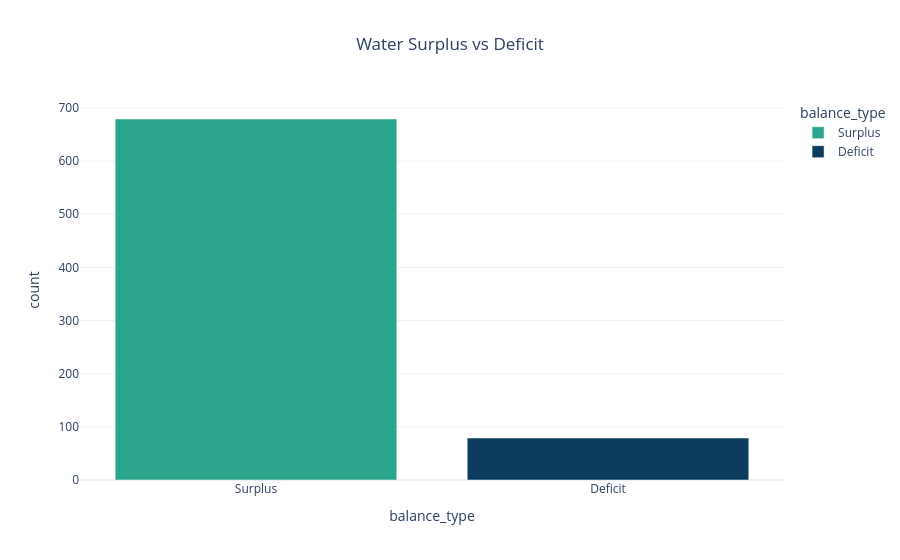

Here is the notebook cell this chart was saved with:
### Markdown cell above
### 4 Water Surplus vs Deficit

Identifies regions with surplus or deficit groundwater.

### Code cell
df['water_balance'] = df['annual_recharge'] - df['annual_extraction']

df['balance_type'] = df['water_balance'].apply(
    lambda x: 'Surplus' if x > 0 else 'Deficit'
)

balance_count = df['balance_type'].value_counts().reset_index()
balance_count.columns = ['balance_type', 'count']

fig4 = px.bar(
    balance_count,
    x='balance_type',
    y='count',
    color='balance_type',
    title='Water Surplus vs Deficit',
    color_discrete_sequence=['#2CA58D', '#0B3C5D']  # green-blue
)

fig4.update_layout(
    template='plotly_white',
    title_x=0.5
)

fig4.show()

### Figure 1 — Plotly figure (JSON) as saved in the notebook; plotly's stock layout.template omitted (floating-point values rounded to 4 significant figures)
{"data": [{"hovertemplate": "balance_type=%{x}<br>count=%{y}<extra></extra>", "legendgroup": "Surplus", "marker": {"color": "#2CA58D", "pattern": {"shape": ""}}, "name": "Surplus", "orientation": "v", "showlegend": true, "textposition": "auto", "type": "bar", "x": ["Surplus"], "xaxis": "x", "y": [679], "yaxis": "y"}, {"hovertemplate": "balance_type=%{x}<br>count=%{y}<extra></extra>", "legendgroup": "Deficit", "marker": {"color": "#0B3C5D", "pattern": {"shape": ""}}, "name": "Deficit", "orientation": "v", "showlegend": true, "textposition": "auto", "type": "bar", "x": ["Deficit"], "xaxis": "x", "y": [79], "yaxis": "y"}], "layout": {"barmode": "relative", "legend": {"title": {"text": "balance_type"}, "tracegroupgap": 0}, "title": {"text": "Water Surplus vs Deficit", "x": 0.5}, "xaxis": {"anchor": "y", "categoryarray": ["Surplus", "Deficit"], "categoryorder": "array", "domain": [0, 1], "title": {"text": "balance_type"}}, "yaxis": {"anchor": "x", "domain": [0, 1], "title": {"text": "count"}}}}
